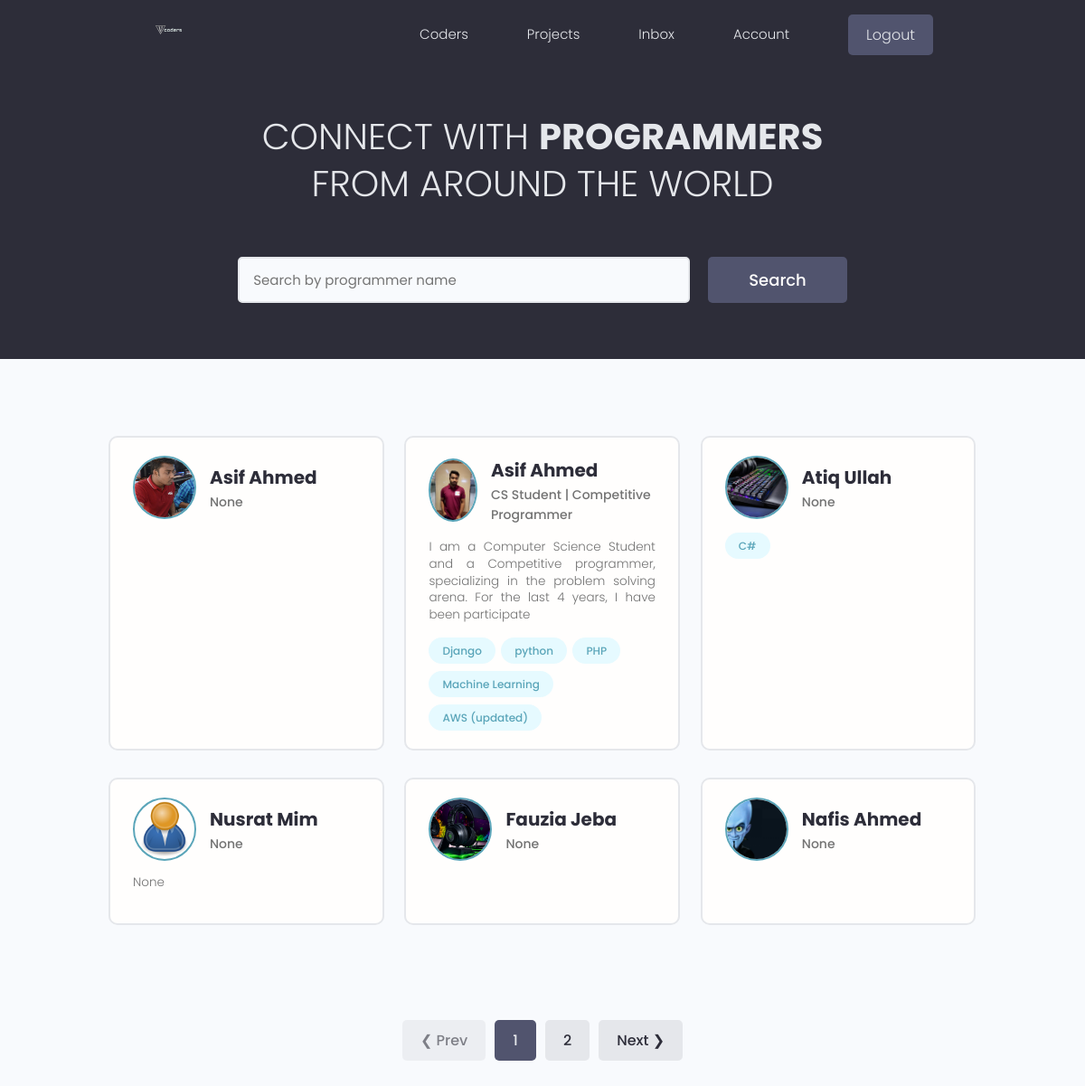
The app's page / (signed in) with its own data.
### users/models.py (models this page shows, shortened)
class Profile(models.Model):
    user = models.OneToOneField(User, on_delete=models.CASCADE, null=True, blank=True)
    name = models.CharField(max_length=200, blank=True, null=True)
    email = models.EmailField(max_length=500, blank=True, null=True)
    username = models.CharField(max_length=200, blank=True, null=True)
    location = models.CharField(max_length=200, blank=True, null=True)
    short_intro = models.CharField(max_length=200, blank=True, null=True)
    bio = models.TextField(blank=True, null=True)
    profile_image = models.ImageField(null=True, blank=True, upload_to='profiles/', default="profiles/user-default.png")
    social_github = models.CharField(max_length=200, blank=True, null=True)
    social_twitter = models.CharField(max_length=200, blank=True, null=True)
    social_linkedin = models.CharField(max_length=200, blank=True, null=True)
    social_youtube = models.CharField(max_length=200, blank=True, null=True)
    social_website = models.CharField(max_length=200, blank=True, null=True)
    created = models.DateTimeField(auto_now_add=True)
    id = models.UUIDField(default=uuid.uuid4, unique=True, primary_key=True, editable=False)

class Skill(models.Model):
    owner = models.ForeignKey(Profile, on_delete=models.CASCADE, null=True, blank=True)
    name = models.CharField(max_length=200, blank=True, null=True)
    description = models.TextField(null=True, blank=True)
    created = models.DateTimeField(auto_now_add=True)
    id = models.UUIDField(default=uuid.uuid4, unique=True, primary_key=True, editable=False)
    def __str__(self):
        return str(self.name)

### users/views.py (the view)
# urls.py: path('', views.profiles, name="profiles"),
def profiles(request):
    profiles, search_query = searchProfiles(request)
    page = request.GET.get('page')
    paginator = Paginator(profiles, 6)
    try:
        profiles = paginator.page(page)
    except PageNotAnInteger:
        page = 1
        profiles = paginator.page(page)
    except EmptyPage:
        page = paginator.num_pages
        profiles = paginator.page(page)
    context = {'profiles': profiles, 'search_query': search_query, 'paginator': paginator}
    return render(request, 'users/profiles.html', context)

### users/utils.py (called while the page is built)
def searchProfiles(request):
    search_query = ''
    if request.GET.get('search_query'):
        search_query = request.GET.get('search_query')
    skills = Skill.objects.filter(name__icontains=search_query)
    profiles = Profile.objects.distinct().filter(
        Q(name__icontains=search_query) |
        Q(short_intro__icontains=search_query) |
        Q(skill__in=skills)
    )
    return profiles, search_query

### users/templates/users/profiles.html (shortened to what this page needs)
{% extends 'main.html' %}
{% block content %}
<main class="home">
    <section class="hero-section text-center">
        <div class="container container--narrow">
            <div class="hero-section__box">
                <h2>CONNECT WITH <span>PROGRAMMERS</span></h2>
                <h2>FROM AROUND THE WORLD</h2>
            </div>
            <div class="hero-section__search">
                <form class="form" action="{% url 'profiles' %}" method="get">
                    <div class="form__field">
                        <input class="input input--text" id="formInput#search" type="text" name="search_query"
                        value="{{search_query}}" placeholder="Search by programmer name" />
                    </div>
                    <input class="btn btn--sub btn--lg" type="submit" value="Search" />
                </form>
            </div>
        </div>
    </section>
    <section class="devlist">
        <div class="container">
            <div class="grid grid--three">
            {% for profile in profiles %}
                <div class="column card">
                    <div class="dev">
                        <a href="{% url 'user-profile' profile.id %}" class="card__body">
                            <div class="dev__profile">
                                <img class="avatar avatar--md" src="{{ profile.profile_image.url }}" alt="image" />
                                <div class="dev__meta">
                                    <h3>{{ profile.name }}</h3>
                                    <h5>{{ profile.short_intro|slice:"60" }}</h5>
                                </div>
                            </div>
                            <p class="dev__info">{{ profile.bio|slice:"150" }}</p>
                            <div class="dev__skills">
                                {% for skill in profile.skill_set.all|slice:"5" %}
                                <span class="tag tag--pill tag--main">
                                    <small>{{skill}}</small>
                                </span>
                                {% endfor %}
                            </div>
                        </a>
                    </div>
              </div>
            {% endfor %}
            </div>
        </div>
    </section>
    {% include 'pagination.html' with queryset=profiles%}
</main>
{% endblock content %}

### static/styles/app.css (style rules this page uses)
:root { --color-sub: #2d2d39; }
.btn--sub { background-color: var(--color-sub-light); }
.card { border: 2px solid var(--color-light); }
img { width: 100%; }
.hero-section { height: 40vh; display: flex; align-items: center; background-color: var(--color-sub); }
.hero-section__box { margin-bottom: 4rem; }
.hero-section__box > h2, .hero-section__box > h2 > span { font-size: 4rem; color: var(--color-light); line-height: 1.3; text-transform: uppercase; }
.hero-section__box > h2 { font-weight: 300; }
.hero-section__box > h2 > span { font-weight: 700; }
.hero-section__search > .form { display: flex; align-items: center; justify-content: center; gap: 2rem; }
.hero-section__search > .form input.input--text { width: 50rem; }
.devlist { margin-top: 8rem; }
.devlist .grid { align-items: stretch; }
.devlist .dev .dev__profile { display: flex; align-items: center; gap: 1.5rem; }
.devlist .dev .dev__meta h3 { color: var(--color-sub); font-size: 2rem; font-weight: 700; }
.devlist .dev .dev__meta h5 { color: var(--color-text); font-size: 1.4rem; font-weight: 500; }
.devlist .dev .dev__info { margin: 1.5rem 0; font-size: 1.35rem; line-height: 1.4; text-align: justify; }

### static/uikit/styles/modules/_variables.css (style rules this page uses)
:root { --color-main: #5aa5b9; --color-main-light: #e6faff; --color-sub: #3f4156; --color-sub-light: #51546e; --color-sub-lighter: #ededfd; --color-text: #737373; --color-gray: #8b8b8b; --color-light: #e5e7eb; --color-light-gray: #767676; --color-bg: #f8fafd; --color-white: #fffefd; --color-white-light: #f3f3f3; --color-success: #359e64; --color-success-bg: #def8e8; --color-error: #fc4b0b; --color-error-bg: #fff2ee; --font-base: 'Poppins', arial, helvetica, 'Segoe UI', roboto, ubuntu, sans-serif; --font-monospace: 'Fira Code', 'Courier New', courier, monospace; --font-regular: 300; --font-medium: 500; --font-bold: 700; --generic-shadow: 1px 1px 5px #00000010; --generic-transition: all 0.3s ease-in-out; }

### static/uikit/styles/modules/_base.css (style rules this page uses)
* { margin: 0; padding: 0; box-sizing: border-box; text-rendering: optimizeLegibility; color: inherit; font-size: inherit; }
html { font-size: 50%; }
@media only screen and (min-width: 480px) { html { font-size: 56.25%; } }
@media only screen and (min-width: 1200px) { html { font-size: 62.5%; } }
body { line-height: 1.6; font-weight: 400; font-size: 1.5rem; color: var(--color-text); background-color: var(--color-bg); min-height: 100vh; }

### static/uikit/styles/modules/_typography.css (style rules this page uses)
* { font-family: var(--font-base); }
h2 { font-size: 3.6rem; font-weight: var(--font-bold); }
h3 { font-size: 3.2rem; font-weight: var(--font-medium); }
h5 { font-size: 2.4rem; font-weight: var(--font-medium); }
h5, h6 { font-weight: var(--font-regular); }
p, span, strong { font-size: 1.6rem; color: var(--color-text); font-weight: var(--font-regular); }
a { padding-bottom: 2px; text-decoration: none; display: inline-block; color: var(--color-main); font-weight: var(--font-medium); }

### static/uikit/styles/modules/_utilities.css (style rules this page uses)
.container { width: 92%; max-width: 165rem; margin: 0 auto; box-sizing: border-box; }
.container--narrow { width: 92%; max-width: 120rem; }
@media screen and (min-width: 1000px) { .container { width: 90%; } }
@media screen and (min-width: 1000px) { .container--narrow { width: 85%; } }
@media screen and (min-width: 1200px) { .container { width: 80%; } }
@media screen and (min-width: 1200px) { .container--narrow { width: 72%; } }
.text-center { text-align: center; }

### static/uikit/styles/modules/_avatar.css (style rules this page uses)
.avatar { border-radius: 50%; border: 2px solid var(--color-main); object-fit: cover; }
.avatar--md { height: 7rem; width: 7rem; }

### static/uikit/styles/modules/_button.css (style rules this page uses)
.btn { display: inline-block; position: relative; cursor: pointer; background-color: var(--color-light); font-weight: var(--font-medium); color: var(--color-sub); text-decoration: none; padding: 1rem 2rem; border-radius: 0.5rem; border: none; width: -webkit-fit-content; width: -moz-fit-content; width: fit-content; height: -webkit-fit-content; height: -moz-fit-content; height: fit-content; font-size: 1.6rem; outline-width: 0; outline-color: transparent; -webkit-backface-visibility: hidden; backface-visibility: hidden; transition: all 0.3s ease-in-out; }
.btn--sub { background-color: var(--color-sub); color: var(--color-white); }
.btn--lg { font-size: 1.8rem; padding: 1.2rem 4.5rem; }

### static/uikit/styles/modules/_card.css (style rules this page uses)
.card { border-radius: 1rem; background-color: var(--color-white); border: 1.5px solid var(--color-light); width: auto; height: auto; margin-top: 0.5rem; margin-bottom: 0.5rem; overflow: hidden; }
.card__body, .card__header { padding: 2rem 2.5rem; }

### records on screen
Profile: profile_image (picture), name "Asif Ahmed", short_intro "None"
Profile: profile_image (picture), name "Asif Ahmed", short_intro "CS Student | Competitive Programmer", bio "I am a Computer Science Student and a Competitive programmer, specializing in the problem solving arena. For the last 4 years, I have been participate"
Skill: name "Django"
Skill: name "python"
Skill: name "PHP"
Skill: name "Machine Learning"
Skill: name "AWS (updated)"
Profile: profile_image (picture), name "Atiq Ullah", short_intro "None"
Skill: name "C#"
Profile: profile_image (placeholder picture), name "Nusrat Mim", short_intro "None", bio "None"
Profile: profile_image (picture), name "Fauzia Jeba", short_intro "None"
Profile: profile_image (picture), name "Nafis Ahmed", short_intro "None"

### other values on screen
{{ page }} "1"
{{ page }} "2"
